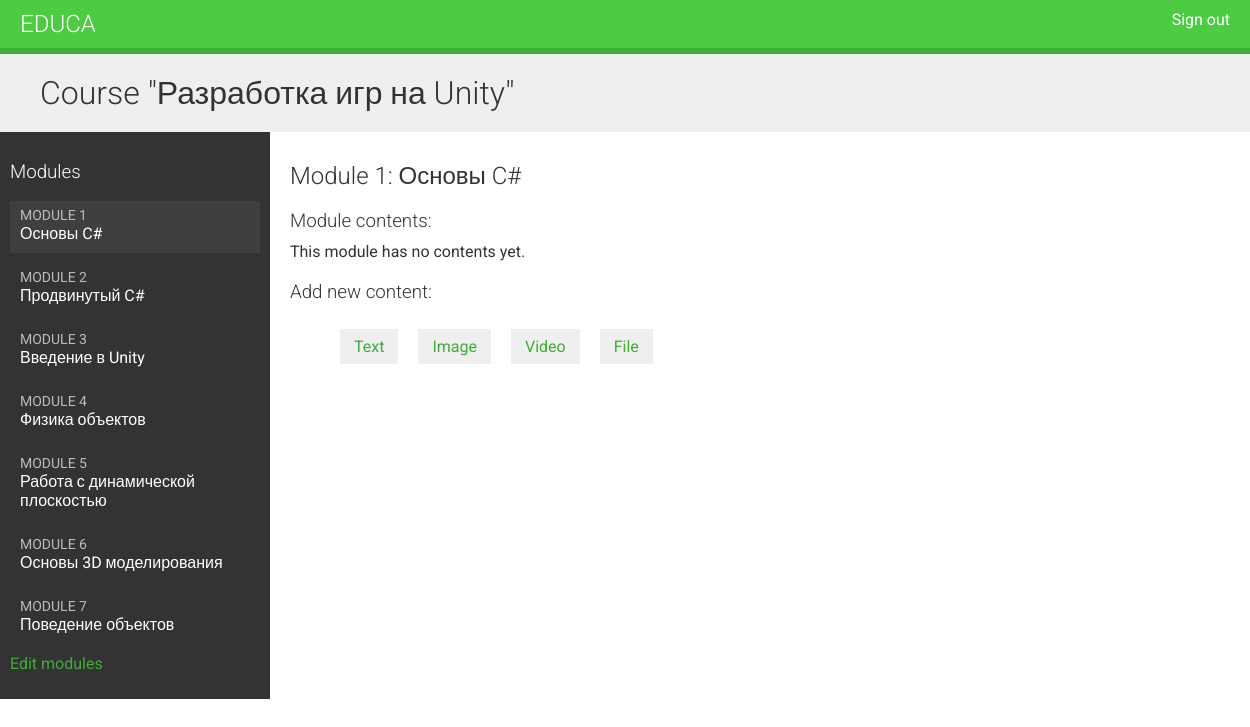
/course/module/18 (signed in), run on an earlier commit of the app's database.
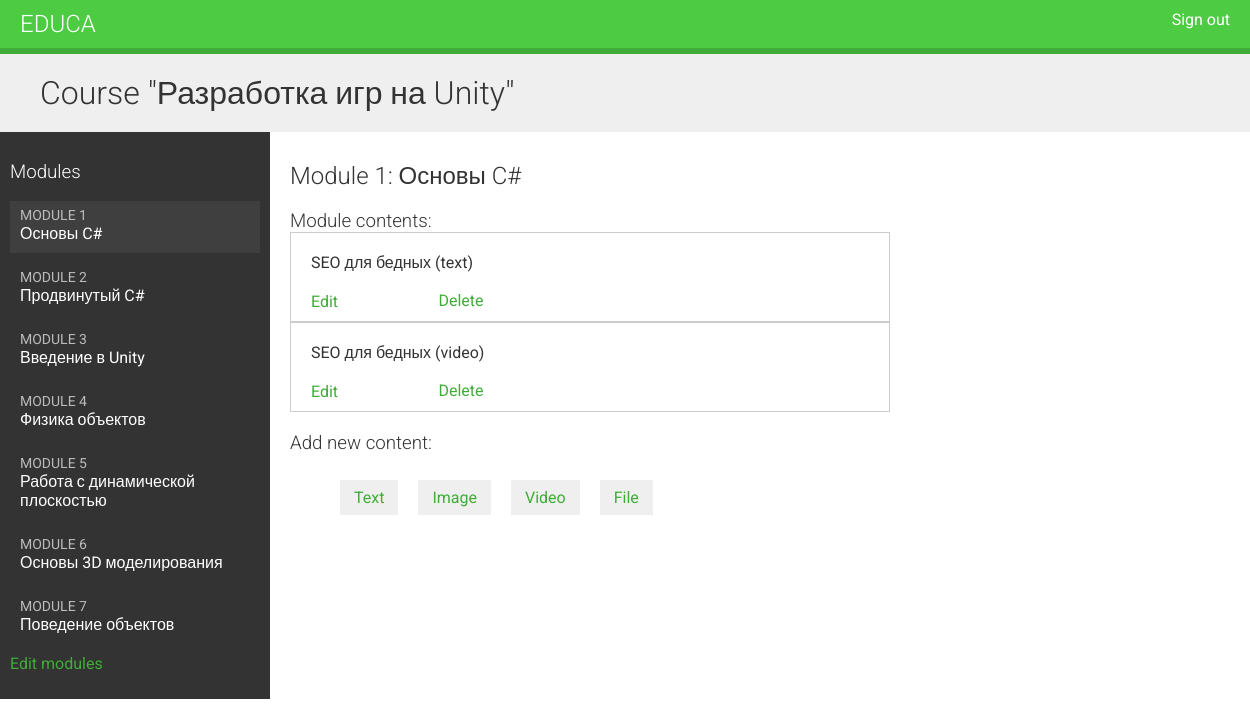
And on a later commit of the database.
### courses/models.py (models this page shows, shortened)
class Module(models.Model):
    course = models.ForeignKey(Course,
                               related_name='modules',
                               on_delete=models.CASCADE)
    title = models.CharField(max_length=200)
    description = models.TextField(blank=True)
    order = OrderField(blank=True, for_fields=['course'])
    class Meta:
        ordering = ['order']

class Content(models.Model):
    module = models.ForeignKey(Module,
                               related_name='contents',
                               on_delete=models.CASCADE)
    content_type = models.ForeignKey(ContentType,
                                     on_delete=models.CASCADE,
                                     limit_choices_to={'model__in': (
                                         'text',
                                         'video',
                                         'image',
                                         'file')})
    object_id = models.PositiveIntegerField()
    item = GenericForeignKey('content_type', 'object_id')
    order = OrderField(blank=True, for_fields=['module'])
    class Meta:
        ordering = ['order']

class ItemBase(models.Model):
    owner = models.ForeignKey(User,
                              related_name='%(class)s_related',
                              on_delete=models.CASCADE)
    title = models.CharField(max_length=250)
    created = models.DateTimeField(auto_now_add=True)
    updated = models.DateTimeField(auto_now=True)
    class Meta:
        abstract = True
    def __str__(self):
        return self.title

class Text(ItemBase):
    content = models.TextField()

class Video(ItemBase):
    url = models.URLField()

### courses/views.py (the view)
# urls.py: path('module/<int:module_id>', views.ModuleContentListView.as_view(), name='module_content_list'),
class ModuleContentListView(TemplateResponseMixin, View):
    template_name = 'courses/manage/module/content_list.html'
    def get(self, request, module_id):
        module = get_object_or_404(Module,
                                   id=module_id,
                                   course__owner=request.user)
        return self.render_to_response({'module': module})

### courses/templatetags/course.py (called while the page is built)
@register.filter
def model_name(obj):
    try:
        return obj._meta.model_name
    except AttributeError:
        return None

### courses/templates/courses/manage/module/content_list.html (shortened to what this page needs)
{% extends "base.html" %}
{% load course %}
{% block content %}
{% with course=module.course %}
<h1>Course "{{ course.title }}"</h1>
<div class="contents">
    <h3>Modules</h3>
    <ul id="modules">
        {% for m in course.modules.all %}
        <li data-id="{{ m.id }}" {% if m == module %}class="selected" {% endif %}>
            <a href="{% url 'module_content_list' m.id %}">
            <span>
              Module <span class="order">{{ m.order|add:1 }}</span>
            </span>
                <br>
                {{ m.title }}
            </a>
        </li>
        {% empty %}
        <li>No modules yet.</li>
        {% endfor %}
    </ul>
    <p><a href="{% url 'course_module_update' course.id %}">
        Edit modules</a></p>
</div>
<div class="module">
    <h2>Module {{ module.order|add:1 }}: {{ module.title }}</h2>
    <h3>Module contents:</h3>
    <div id="module-contents">
        {% for content in module.contents.all %}
        <div data-id="{{ content.id }}">
            {% with item=content.item %}
            <p>{{ item }} ({{ item|model_name }})</p>
            <a href="{% url 'module_content_update' module.id item|model_name item.id %}">
                Edit
            </a>
            <form action="{% url 'module_content_delete' content.id %}" method="post">
                <input type="submit" value="Delete">
            </form>
            {% endwith %}
        </div>
        {% empty %}
        <p>This module has no contents yet.</p>
        {% endfor %}
    </div>
    <h3>Add new content:</h3>
    <ul class="content-types">
        <li>
            <a href="{% url 'module_content_create' module.id 'text' %}">Text</a>
        </li>
        <li>
            <a href="{% url 'module_content_create' module.id 'image' %}">Image</a>
        </li>
        <li>
            <a href="{% url 'module_content_create' module.id 'video' %}">Video</a>
        </li>
        <li>
            <a href="{% url 'module_content_create' module.id 'file' %}">File</a>
        </li>
    </ul>
</div>
{% endwith %}
{% endblock %}

What changed in the data, as far as the page shows it:
added Content: item "SEO для бедных", item|model_name "text"
added Content: item "SEO для бедных", item|model_name "video"
Also different on the page:
text no longer shown: "This module has no contents yet."
